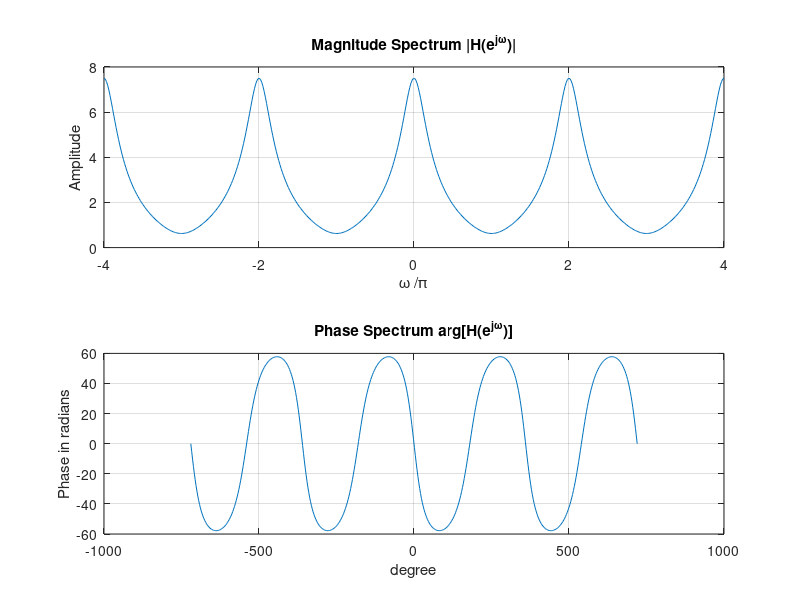

Write the MATLAB code that produced this figure.
% Program P3_1
% Evaluation of the DTFT 
clf;
% Compute the frequency samples of the DTFT
w = -4*pi:8*pi/511:4*pi;
num = [2 1];den = [1 -0.6];
h = freqz(num, den, w);
% Plot the DTFT
%subplot(2,1,1)
%plot(w/pi,real(h));grid
%title('Real part of H(e^{j\omega})')
%xlabel('\omega /\pi');
%ylabel('Amplitude');
%subplot(2,1,2)
%plot(w/pi,imag(h));grid
%title('Imaginary part of H(e^{j\omega})')
%xlabel('\omega /\pi');
%ylabel('Amplitude');
%pause
subplot(2,1,1)
plot(w/pi,abs(h));grid
title('Magnitude Spectrum |H(e^{j\omega})|')
xlabel('\omega /\pi');
ylabel('Amplitude');
subplot(2,1,2)
plot(w/pi*180,angle(h)*180/pi);grid
title('Phase Spectrum arg[H(e^{j\omega})]')
xlabel('degree');
ylabel('Phase in radians');
